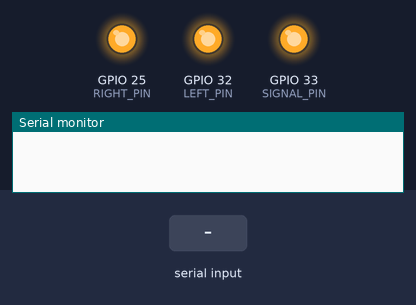
The sketch below on a simulated ESP32. On the bench: output pins drawn as LEDs (lit = HIGH), the last lines printed to the serial monitor. Inputs (shaded band) come from the test bench. Nothing arrives over Bluetooth unless stated.

Above: at 1.2 s.
1.3 s: "R" received over the second serial link
At 3.0 s:
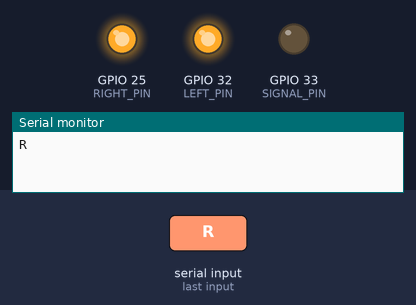
3.8 s: "L" received over the second serial link
At 4.9 s:
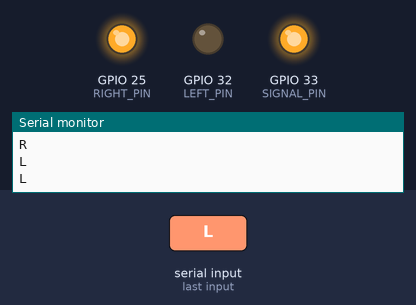
6.5 s: "r" received over the second serial link
At 7.6 s:
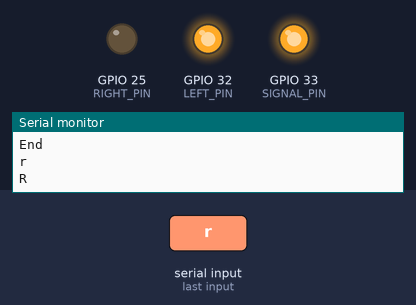
Timing chart, 0 to 9.5 s (numbered marks = the images above; inputs shaded):
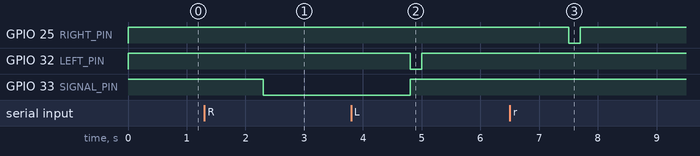

The sketch:

esp32.ino
```cpp
#include "BluetoothSerial.h"
#define SIGNAL_PIN 33
#define LEFT_PIN 32
#define RIGHT_PIN 25
//
String device_name = "a15c151d";
// String device_name = "63bf2f34";

String serial_input;
char input_signal;

#if !defined(CONFIG_BT_ENABLED) || !defined(CONFIG_BLUEDROID_ENABLED)
#error Bluetooth is not enabled! Please run `make menuconfig` to and enable it
#endif

#if !defined(CONFIG_BT_SPP_ENABLED)
#error Serial Bluetooth not available or not enabled. It is only available for the ESP32 chip.
#endif

BluetoothSerial SerialBT;

void setup() {
  pinMode(SIGNAL_PIN, OUTPUT);
  pinMode(LEFT_PIN, OUTPUT);
  pinMode(RIGHT_PIN, OUTPUT);

  digitalWrite(SIGNAL_PIN, HIGH);
  digitalWrite(LEFT_PIN, HIGH);
  digitalWrite(RIGHT_PIN, HIGH);

  Serial.begin(115200);
  SerialBT.begin(device_name);
}

void loop() {

  if (SerialBT.available()) {

    serial_input = SerialBT.readString();

    if (serial_input.length() > 0) {
      input_signal = serial_input[0];
    }
    Serial.println(input_signal);
    if (input_signal == 'R' || input_signal == 'Y') {
      digitalWrite(SIGNAL_PIN, LOW);
      digitalWrite(LEFT_PIN, HIGH);
      digitalWrite(RIGHT_PIN, HIGH);

    } else if (input_signal == 'G') {
      digitalWrite(SIGNAL_PIN, HIGH);
      digitalWrite(LEFT_PIN, HIGH);
      digitalWrite(RIGHT_PIN, HIGH);

    } else if (input_signal == 'L') {
      digitalWrite(SIGNAL_PIN, HIGH);
      digitalWrite(LEFT_PIN, LOW);
      digitalWrite(RIGHT_PIN, HIGH);
      Serial.println("L");
      delay(200);
      Serial.println("End");
      digitalWrite(LEFT_PIN, HIGH);
      input_signal = 'X';
    } else if (input_signal == 'r') {

      digitalWrite(SIGNAL_PIN, HIGH);
      digitalWrite(LEFT_PIN, HIGH);
      digitalWrite(RIGHT_PIN, LOW);
      Serial.println("R");

      delay(200);
      digitalWrite(RIGHT_PIN, HIGH);

      input_signal = 'X';
      Serial.println("End");

    }
  }
}
```

Measured:
- after the input at 1.3 s, GPIO 33 (SIGNAL_PIN): HIGH → LOW after 1.0 s
- after the input at 3.8 s, GPIO 32 (LEFT_PIN): HIGH → LOW after 1.0 s, → HIGH 0.20 s later; GPIO 33 (SIGNAL_PIN): LOW → HIGH after 1.0 s
- after the input at 6.5 s, GPIO 25 (RIGHT_PIN): HIGH → LOW after 1.0 s, → HIGH 0.20 s later
